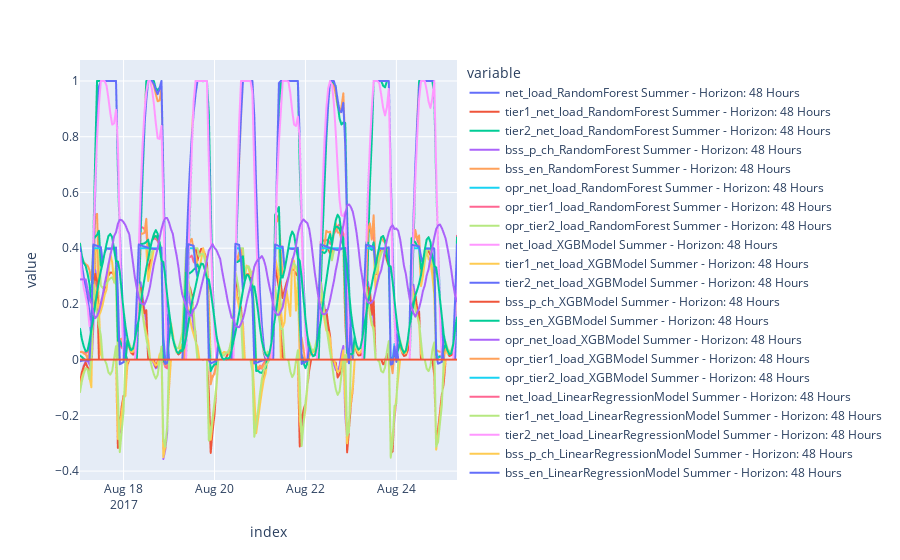

The notebook cell saved with this chart:
### Code cell
px.line(df_op2)

### Figure 1 — Plotly figure (JSON) as saved in the notebook; plotly's stock layout.template omitted (floating-point values rounded to 4 significant figures; data arrays with more than 128 entries replaced by an {"elided": "..."} marker saying what was removed)
{"data": [{"hovertemplate": "variable=net_load_RandomForest Summer - Horizon: 48 Hours<br>index=%{x}<br>value=%{y}<extra></extra>", "legendgroup": "net_load_RandomForest Summer - Horizon: 48 Hours", "line": {"color": "#636efa", "dash": "solid"}, "marker": {"symbol": "circle"}, "mode": "lines", "name": "net_load_RandomForest Summer - Horizon: 48 Hours", "showlegend": true, "type": "scattergl", "x": {"elided": "200 str values"}, "xaxis": "x", "y": {"elided": "200 float values"}, "yaxis": "y"}, {"hovertemplate": "variable=tier1_net_load_RandomForest Summer - Horizon: 48 Hours<br>index=%{x}<br>value=%{y}<extra></extra>", "legendgroup": "tier1_net_load_RandomForest Summer - Horizon: 48 Hours", "line": {"color": "#EF553B", "dash": "solid"}, "marker": {"symbol": "circle"}, "mode": "lines", "name": "tier1_net_load_RandomForest Summer - Horizon: 48 Hours", "showlegend": true, "type": "scattergl", "x": {"elided": "200 str values"}, "xaxis": "x", "y": {"elided": "200 float values"}, "yaxis": "y"}, {"hovertemplate": "variable=tier2_net_load_RandomForest Summer - Horizon: 48 Hours<br>index=%{x}<br>value=%{y}<extra></extra>", "legendgroup": "tier2_net_load_RandomForest Summer - Horizon: 48 Hours", "line": {"color": "#00cc96", "dash": "solid"}, "marker": {"symbol": "circle"}, "mode": "lines", "name": "tier2_net_load_RandomForest Summer - Horizon: 48 Hours", "showlegend": true, "type": "scattergl", "x": {"elided": "200 str values"}, "xaxis": "x", "y": {"elided": "200 int values"}, "yaxis": "y"}, {"hovertemplate": "variable=bss_p_ch_RandomForest Summer - Horizon: 48 Hours<br>index=%{x}<br>value=%{y}<extra></extra>", "legendgroup": "bss_p_ch_RandomForest Summer - Horizon: 48 Hours", "line": {"color": "#ab63fa", "dash": "solid"}, "marker": {"symbol": "circle"}, "mode": "lines", "name": "bss_p_ch_RandomForest Summer - Horizon: 48 Hours", "showlegend": true, "type": "scattergl", "x": {"elided": "200 str values"}, "xaxis": "x", "y": {"elided": "200 float values"}, "yaxis": "y"}, {"hovertemplate": "variable=bss_en_RandomForest Summer - Horizon: 48 Hours<br>index=%{x}<br>value=%{y}<extra></extra>", "legendgroup": "bss_en_RandomForest Summer - Horizon: 48 Hours", "line": {"color": "#FFA15A", "dash": "solid"}, "marker": {"symbol": "circle"}, "mode": "lines", "name": "bss_en_RandomForest Summer - Horizon: 48 Hours", "showlegend": true, "type": "scattergl", "x": {"elided": "200 str values"}, "xaxis": "x", "y": {"elided": "200 float values"}, "yaxis": "y"}, {"hovertemplate": "variable=opr_net_load_RandomForest Summer - Horizon: 48 Hours<br>index=%{x}<br>value=%{y}<extra></extra>", "legendgroup": "opr_net_load_RandomForest Summer - Horizon: 48 Hours", "line": {"color": "#19d3f3", "dash": "solid"}, "marker": {"symbol": "circle"}, "mode": "lines", "name": "opr_net_load_RandomForest Summer - Horizon: 48 Hours", "showlegend": true, "type": "scattergl", "x": {"elided": "200 str values"}, "xaxis": "x", "y": {"elided": "200 float values"}, "yaxis": "y"}, {"hovertemplate": "variable=opr_tier1_load_RandomForest Summer - Horizon: 48 Hours<br>index=%{x}<br>value=%{y}<extra></extra>", "legendgroup": "opr_tier1_load_RandomForest Summer - Horizon: 48 Hours", "line": {"color": "#FF6692", "dash": "solid"}, "marker": {"symbol": "circle"}, "mode": "lines", "name": "opr_tier1_load_RandomForest Summer - Horizon: 48 Hours", "showlegend": true, "type": "scattergl", "x": {"elided": "200 str values"}, "xaxis": "x", "y": {"elided": "200 float values"}, "yaxis": "y"}, {"hovertemplate": "variable=opr_tier2_load_RandomForest Summer - Horizon: 48 Hours<br>index=%{x}<br>value=%{y}<extra></extra>", "legendgroup": "opr_tier2_load_RandomForest Summer - Horizon: 48 Hours", "line": {"color": "#B6E880", "dash": "solid"}, "marker": {"symbol": "circle"}, "mode": "lines", "name": "opr_tier2_load_RandomForest Summer - Horizon: 48 Hours", "showlegend": true, "type": "scattergl", "x": {"elided": "200 str values"}, "xaxis": "x", "y": {"elided": "200 int values"}, "yaxis": "y"}, {"hovertemplate": "variable=net_load_XGBModel Summer - Horizon: 48 Hours<br>index=%{x}<br>value=%{y}<extra></extra>", "legendgroup": "net_load_XGBModel Summer - Horizon: 48 Hours", "line": {"color": "#FF97FF", "dash": "solid"}, "marker": {"symbol": "circle"}, "mode": "lines", "name": "net_load_XGBModel Summer - Horizon: 48 Hours", "showlegend": true, "type": "scattergl", "x": {"elided": "200 str values"}, "xaxis": "x", "y": {"elided": "200 float values"}, "yaxis": "y"}, {"hovertemplate": "variable=tier1_net_load_XGBModel Summer - Horizon: 48 Hours<br>index=%{x}<br>value=%{y}<extra></extra>", "legendgroup": "tier1_net_load_XGBModel Summer - Horizon: 48 Hours", "line": {"color": "#FECB52", "dash": "solid"}, "marker": {"symbol": "circle"}, "mode": "lines", "name": "tier1_net_load_XGBModel Summer - Horizon: 48 Hours", "showlegend": true, "type": "scattergl", "x": {"elided": "200 str values"}, "xaxis": "x", "y": {"elided": "200 float values"}, "yaxis": "y"}, {"hovertemplate": "variable=tier2_net_load_XGBModel Summer - Horizon: 48 Hours<br>index=%{x}<br>value=%{y}<extra></extra>", "legendgroup": "tier2_net_load_XGBModel Summer - Horizon: 48 Hours", "line": {"color": "#636efa", "dash": "solid"}, "marker": {"symbol": "circle"}, "mode": "lines", "name": "tier2_net_load_XGBModel Summer - Horizon: 48 Hours", "showlegend": true, "type": "scattergl", "x": {"elided": "200 str values"}, "xaxis": "x", "y": {"elided": "200 int values"}, "yaxis": "y"}, {"hovertemplate": "variable=bss_p_ch_XGBModel Summer - Horizon: 48 Hours<br>index=%{x}<br>value=%{y}<extra></extra>", "legendgroup": "bss_p_ch_XGBModel Summer - Horizon: 48 Hours", "line": {"color": "#EF553B", "dash": "solid"}, "marker": {"symbol": "circle"}, "mode": "lines", "name": "bss_p_ch_XGBModel Summer - Horizon: 48 Hours", "showlegend": true, "type": "scattergl", "x": {"elided": "200 str values"}, "xaxis": "x", "y": {"elided": "200 float values"}, "yaxis": "y"}, {"hovertemplate": "variable=bss_en_XGBModel Summer - Horizon: 48 Hours<br>index=%{x}<br>value=%{y}<extra></extra>", "legendgroup": "bss_en_XGBModel Summer - Horizon: 48 Hours", "line": {"color": "#00cc96", "dash": "solid"}, "marker": {"symbol": "circle"}, "mode": "lines", "name": "bss_en_XGBModel Summer - Horizon: 48 Hours", "showlegend": true, "type": "scattergl", "x": {"elided": "200 str values"}, "xaxis": "x", "y": {"elided": "200 float values"}, "yaxis": "y"}, {"hovertemplate": "variable=opr_net_load_XGBModel Summer - Horizon: 48 Hours<br>index=%{x}<br>value=%{y}<extra></extra>", "legendgroup": "opr_net_load_XGBModel Summer - Horizon: 48 Hours", "line": {"color": "#ab63fa", "dash": "solid"}, "marker": {"symbol": "circle"}, "mode": "lines", "name": "opr_net_load_XGBModel Summer - Horizon: 48 Hours", "showlegend": true, "type": "scattergl", "x": {"elided": "200 str values"}, "xaxis": "x", "y": {"elided": "200 float values"}, "yaxis": "y"}, {"hovertemplate": "variable=opr_tier1_load_XGBModel Summer - Horizon: 48 Hours<br>index=%{x}<br>value=%{y}<extra></extra>", "legendgroup": "opr_tier1_load_XGBModel Summer - Horizon: 48 Hours", "line": {"color": "#FFA15A", "dash": "solid"}, "marker": {"symbol": "circle"}, "mode": "lines", "name": "opr_tier1_load_XGBModel Summer - Horizon: 48 Hours", "showlegend": true, "type": "scattergl", "x": {"elided": "200 str values"}, "xaxis": "x", "y": {"elided": "200 float values"}, "yaxis": "y"}, {"hovertemplate": "variable=opr_tier2_load_XGBModel Summer - Horizon: 48 Hours<br>index=%{x}<br>value=%{y}<extra></extra>", "legendgroup": "opr_tier2_load_XGBModel Summer - Horizon: 48 Hours", "line": {"color": "#19d3f3", "dash": "solid"}, "marker": {"symbol": "circle"}, "mode": "lines", "name": "opr_tier2_load_XGBModel Summer - Horizon: 48 Hours", "showlegend": true, "type": "scattergl", "x": {"elided": "200 str values"}, "xaxis": "x", "y": {"elided": "200 int values"}, "yaxis": "y"}, {"hovertemplate": "variable=net_load_LinearRegressionModel Summer - Horizon: 48 Hours<br>index=%{x}<br>value=%{y}<extra></extra>", "legendgroup": "net_load_LinearRegressionModel Summer - Horizon: 48 Hours", "line": {"color": "#FF6692", "dash": "solid"}, "marker": {"symbol": "circle"}, "mode": "lines", "name": "net_load_LinearRegressionModel Summer - Horizon: 48 Hours", "showlegend": true, "type": "scattergl", "x": {"elided": "200 str values"}, "xaxis": "x", "y": {"elided": "200 float values"}, "yaxis": "y"}, {"hovertemplate": "variable=tier1_net_load_LinearRegressionModel Summer - Horizon: 48 Hours<br>index=%{x}<br>value=%{y}<extra></extra>", "legendgroup": "tier1_net_load_LinearRegressionModel Summer - Horizon: 48 Hours", "line": {"color": "#B6E880", "dash": "solid"}, "marker": {"symbol": "circle"}, "mode": "lines", "name": "tier1_net_load_LinearRegressionModel Summer - Horizon: 48 Hours", "showlegend": true, "type": "scattergl", "x": {"elided": "200 str values"}, "xaxis": "x", "y": {"elided": "200 float values"}, "yaxis": "y"}, {"hovertemplate": "variable=tier2_net_load_LinearRegressionModel Summer - Horizon: 48 Hours<br>index=%{x}<br>value=%{y}<extra></extra>", "legendgroup": "tier2_net_load_LinearRegressionModel Summer - Horizon: 48 Hours", "line": {"color": "#FF97FF", "dash": "solid"}, "marker": {"symbol": "circle"}, "mode": "lines", "name": "tier2_net_load_LinearRegressionModel Summer - Horizon: 48 Hours", "showlegend": true, "type": "scattergl", "x": {"elided": "200 str values"}, "xaxis": "x", "y": {"elided": "200 int values"}, "yaxis": "y"}, {"hovertemplate": "variable=bss_p_ch_LinearRegressionModel Summer - Horizon: 48 Hours<br>index=%{x}<br>value=%{y}<extra></extra>", "legendgroup": "bss_p_ch_LinearRegressionModel Summer - Horizon: 48 Hours", "line": {"color": "#FECB52", "dash": "solid"}, "marker": {"symbol": "circle"}, "mode": "lines", "name": "bss_p_ch_LinearRegressionModel Summer - Horizon: 48 Hours", "showlegend": true, "type": "scattergl", "x": {"elided": "200 str values"}, "xaxis": "x", "y": {"elided": "200 float values"}, "yaxis": "y"}, {"hovertemplate": "variable=bss_en_LinearRegressionModel Summer - Horizon: 48 Hours<br>index=%{x}<br>value=%{y}<extra></extra>", "legendgroup": "bss_en_LinearRegressionModel Summer - Horizon: 48 Hours", "line": {"color": "#636efa", "dash": "solid"}, "marker": {"symbol": "circle"}, "mode": "lines", "name": "bss_en_LinearRegressionModel Summer - Horizon: 48 Hours", "showlegend": true, "type": "scattergl", "x": {"elided": "200 str values"}, "xaxis": "x", "y": {"elided": "200 float values"}, "yaxis": "y"}, {"hovertemplate": "variable=opr_net_load_LinearRegressionModel Summer - Horizon: 48 Hours<br>index=%{x}<br>value=%{y}<extra></extra>", "legendgroup": "opr_net_load_LinearRegressionModel Summer - Horizon: 48 Hours", "line": {"color": "#EF553B", "dash": "solid"}, "marker": {"symbol": "circle"}, "mode": "lines", "name": "opr_net_load_LinearRegressionModel Summer - Horizon: 48 Hours", "showlegend": true, "type": "scattergl", "x": {"elided": "200 str values"}, "xaxis": "x", "y": {"elided": "200 float values"}, "yaxis": "y"}, {"hovertemplate": "variable=opr_tier1_load_LinearRegressionModel Summer - Horizon: 48 Hours<br>index=%{x}<br>value=%{y}<extra></extra>", "legendgroup": "opr_tier1_load_LinearRegressionModel Summer - Horizon: 48 Hours", "line": {"color": "#00cc96", "dash": "solid"}, "marker": {"symbol": "circle"}, "mode": "lines", "name": "opr_tier1_load_LinearRegressionModel Summer - Horizon: 48 Hours", "showlegend": true, "type": "scattergl", "x": {"elided": "200 str values"}, "xaxis": "x", "y": {"elided": "200 float values"}, "yaxis": "y"}, {"hovertemplate": "variable=opr_tier2_load_LinearRegressionModel Summer - Horizon: 48 Hours<br>index=%{x}<br>value=%{y}<extra></extra>", "legendgroup": "opr_tier2_load_LinearRegressionModel Summer - Horizon: 48 Hours", "line": {"color": "#ab63fa", "dash": "solid"}, "marker": {"symbol": "circle"}, "mode": "lines", "name": "opr_tier2_load_LinearRegressionModel Summer - Horizon: 48 Hours", "showlegend": true, "type": "scattergl", "x": {"elided": "200 str values"}, "xaxis": "x", "y": {"elided": "200 int values"}, "yaxis": "y"}, {"hovertemplate": "variable=net_load_Ground Truth<br>index=%{x}<br>value=%{y}<extra></extra>", "legendgroup": "net_load_Ground Truth", "line": {"color": "#FFA15A", "dash": "solid"}, "marker": {"symbol": "circle"}, "mode": "lines", "name": "net_load_Ground Truth", "showlegend": true, "type": "scattergl", "x": {"elided": "200 str values"}, "xaxis": "x", "y": {"elided": "200 float values"}, "yaxis": "y"}, {"hovertemplate": "variable=tier1_net_load_Ground Truth<br>index=%{x}<br>value=%{y}<extra></extra>", "legendgroup": "tier1_net_load_Ground Truth", "line": {"color": "#19d3f3", "dash": "solid"}, "marker": {"symbol": "circle"}, "mode": "lines", "name": "tier1_net_load_Ground Truth", "showlegend": true, "type": "scattergl", "x": {"elided": "200 str values"}, "xaxis": "x", "y": {"elided": "200 float values"}, "yaxis": "y"}, {"hovertemplate": "variable=tier2_net_load_Ground Truth<br>index=%{x}<br>value=%{y}<extra></extra>", "legendgroup": "tier2_net_load_Ground Truth", "line": {"color": "#FF6692", "dash": "solid"}, "marker": {"symbol": "circle"}, "mode": "lines", "name": "tier2_net_load_Ground Truth", "showlegend": true, "type": "scattergl", "x": {"elided": "200 str values"}, "xaxis": "x", "y": {"elided": "200 int values"}, "yaxis": "y"}, {"hovertemplate": "variable=bss_p_ch_Ground Truth<br>index=%{x}<br>value=%{y}<extra></extra>", "legendgroup": "bss_p_ch_Ground Truth", "line": {"color": "#B6E880", "dash": "solid"}, "marker": {"symbol": "circle"}, "mode": "lines", "name": "bss_p_ch_Ground Truth", "showlegend": true, "type": "scattergl", "x": {"elided": "200 str values"}, "xaxis": "x", "y": {"elided": "200 float values"}, "yaxis": "y"}, {"hovertemplate": "variable=bss_en_Ground Truth<br>index=%{x}<br>value=%{y}<extra></extra>", "legendgroup": "bss_en_Ground Truth", "line": {"color": "#FF97FF", "dash": "solid"}, "marker": {"symbol": "circle"}, "mode": "lines", "name": "bss_en_Ground Truth", "showlegend": true, "type": "scattergl", "x": {"elided": "200 str values"}, "xaxis": "x", "y": {"elided": "200 float values"}, "yaxis": "y"}, {"hovertemplate": "variable=opr_net_load_Ground Truth<br>index=%{x}<br>value=%{y}<extra></extra>", "legendgroup": "opr_net_load_Ground Truth", "line": {"color": "#FECB52", "dash": "solid"}, "marker": {"symbol": "circle"}, "mode": "lines", "name": "opr_net_load_Ground Truth", "showlegend": true, "type": "scattergl", "x": {"elided": "200 str values"}, "xaxis": "x", "y": {"elided": "200 float values"}, "yaxis": "y"}, {"hovertemplate": "variable=opr_tier1_load_Ground Truth<br>index=%{x}<br>value=%{y}<extra></extra>", "legendgroup": "opr_tier1_load_Ground Truth", "line": {"color": "#636efa", "dash": "solid"}, "marker": {"symbol": "circle"}, "mode": "lines", "name": "opr_tier1_load_Ground Truth", "showlegend": true, "type": "scattergl", "x": {"elided": "200 str values"}, "xaxis": "x", "y": {"elided": "200 float values"}, "yaxis": "y"}, {"hovertemplate": "variable=opr_tier2_load_Ground Truth<br>index=%{x}<br>value=%{y}<extra></extra>", "legendgroup": "opr_tier2_load_Ground Truth", "line": {"color": "#EF553B", "dash": "solid"}, "marker": {"symbol": "circle"}, "mode": "lines", "name": "opr_tier2_load_Ground Truth", "showlegend": true, "type": "scattergl", "x": {"elided": "200 str values"}, "xaxis": "x", "y": {"elided": "200 int values"}, "yaxis": "y"}, {"hovertemplate": "variable=Ground Truth<br>index=%{x}<br>value=%{y}<extra></extra>", "legendgroup": "Ground Truth", "line": {"color": "#00cc96", "dash": "solid"}, "marker": {"symbol": "circle"}, "mode": "lines", "name": "Ground Truth", "showlegend": true, "type": "scattergl", "x": {"elided": "200 str values"}, "xaxis": "x", "y": {"elided": "200 float values"}, "yaxis": "y"}, {"hovertemplate": "variable=ep<br>index=%{x}<br>value=%{y}<extra></extra>", "legendgroup": "ep", "line": {"color": "#ab63fa", "dash": "solid"}, "marker": {"symbol": "circle"}, "mode": "lines", "name": "ep", "showlegend": true, "type": "scattergl", "x": {"elided": "200 str values"}, "xaxis": "x", "y": {"elided": "200 float values"}, "yaxis": "y"}], "layout": {"legend": {"title": {"text": "variable"}, "tracegroupgap": 0}, "margin": {"t": 60}, "xaxis": {"anchor": "y", "domain": [0, 1], "title": {"text": "index"}}, "yaxis": {"anchor": "x", "domain": [0, 1], "title": {"text": "value"}}}}
